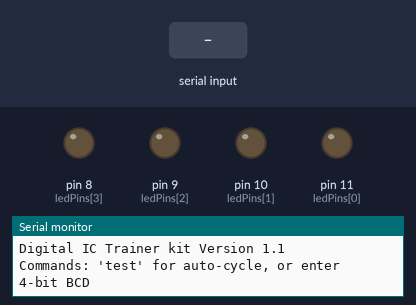
This sketch was run on a simulated Arduino Uno, built with avr-gcc and run on an emulated ATmega328P. On the bench: output pins drawn as LEDs (lit = HIGH), the last lines printed to the serial monitor. Dashed ring = blinking. The inputs (shaded band) are chosen by the test bench.

Above: at 1.2 s.
1.3 s: "test\n" received over Serial
At 3.1 s:
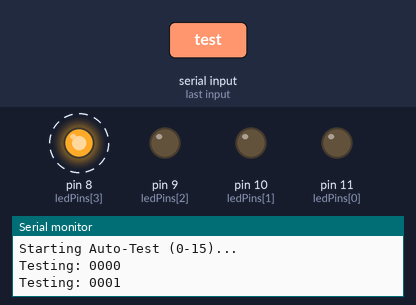
At 4.7 s:
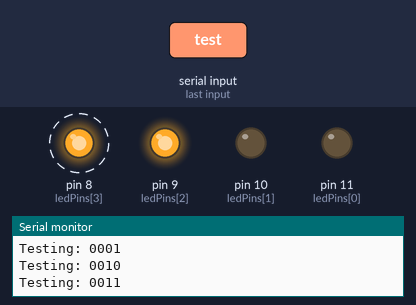
Timing chart, 0 to 17.8 s (numbered marks = the images above; inputs shaded):
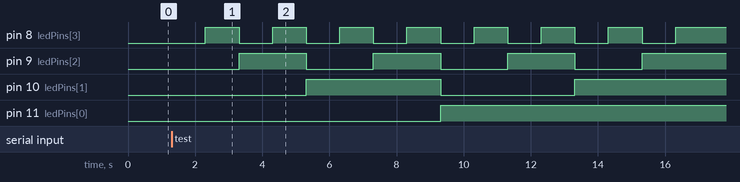

The sketch:

Digital_IC_Trainer_Kit_4I.ino
```cpp
const int ledPins[] = {11, 10, 9, 8};

void setup() {
  Serial.begin(9600);

  for (int i = 0; i < 4; i++) {
    pinMode(ledPins[i], OUTPUT);
    digitalWrite(ledPins[i], LOW);
  }

  Serial.println("Digital IC Trainer kit Version 1.1");
  Serial.println("Commands: 'test' for auto-cycle, or enter 4-bit BCD");
}

void loop() {
  if (Serial.available() > 0) {
    String input = Serial.readStringUntil('\n');
    input.trim();

    if (input == "test") {
      runAutoTest();
    }
    else if (input.length() == 4) {
      applyBits(input);
    } else {
      Serial.println("Invalid Input");
    }
  }
}

void applyBits(String bits) {
  for (int i = 0; i < 4; i++) {
    if (bits[i] == '1') {
      digitalWrite(ledPins[i], HIGH);
    } else {
      digitalWrite(ledPins[i], LOW);
    }
  }
  Serial.print("Output: ");
  Serial.println(bits);
}

void runAutoTest() {
  Serial.println("Starting Auto-Test (0-15)...");
  for (int i = 0; i < 16; i++) {
    String binary = "";
    for (int j = 3; j >= 0; j--) {
      int bit = (i >> j) & 1;
      binary += String(bit);
      digitalWrite(ledPins[3-j], bit);
    }
    Serial.print("Testing: ");
    Serial.println(binary);
    delay(1000);
  }
  Serial.println("Test Complete.");
}
```

Measured:
- after the input at 1.3 s, pin 8 (ledPins[3]): alternates HIGH for 1.0 s and LOW for 1.0 s, 15 changes in all, then stays HIGH, starting after 1.0 s; pin 9 (ledPins[2]): alternates HIGH for 2.0 s and LOW for 2.0 s, 7 changes in all, then stays HIGH, starting after 2.0 s
